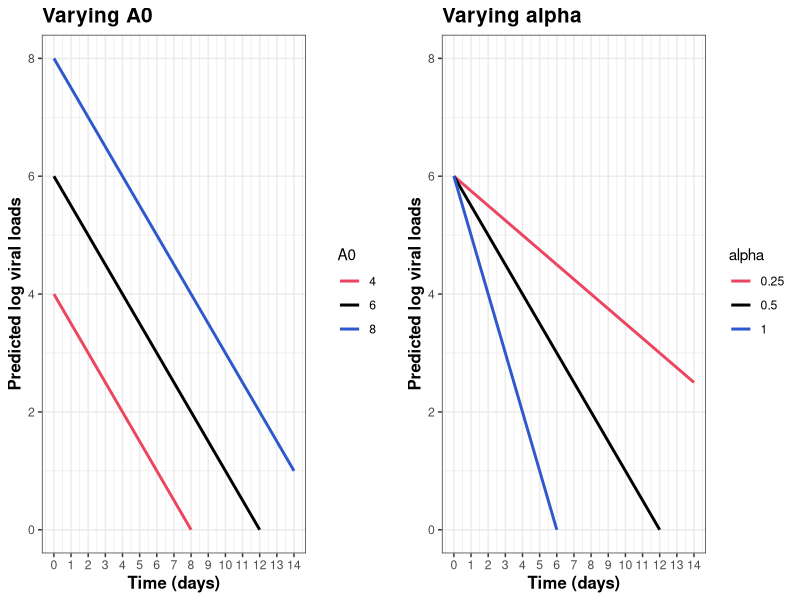
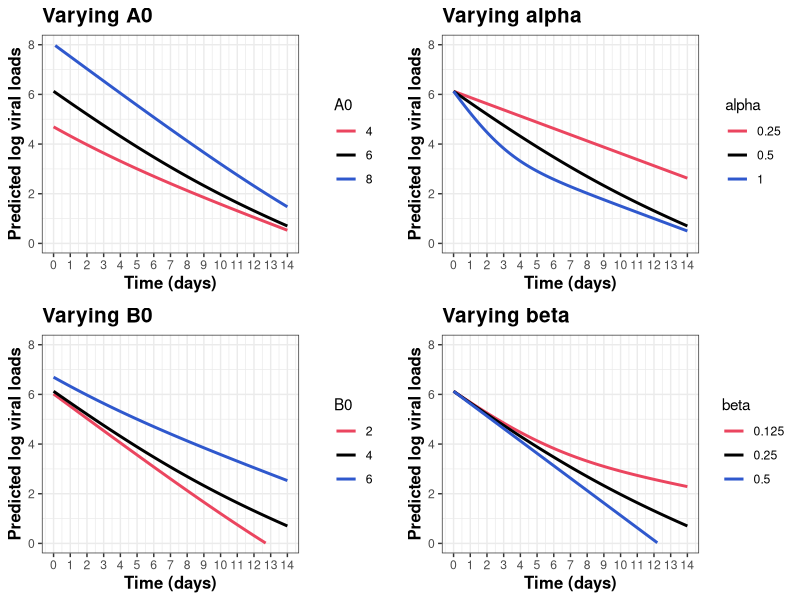
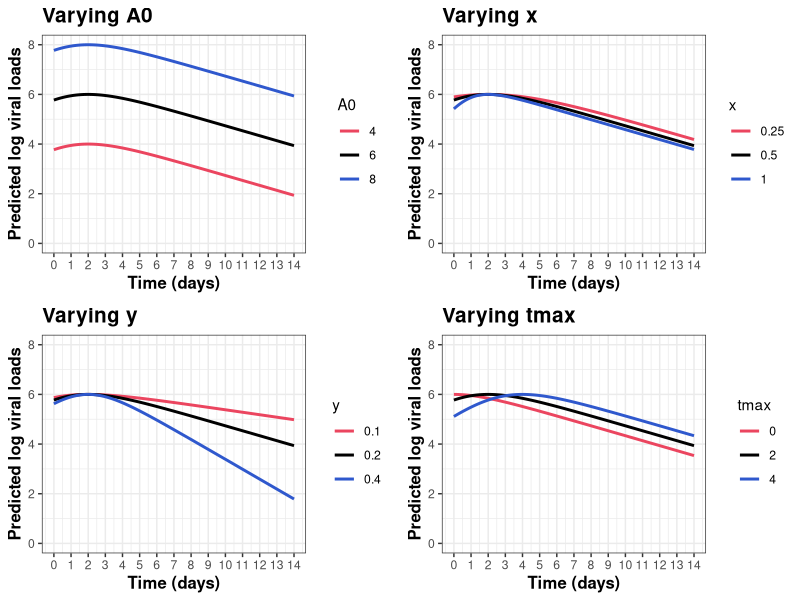
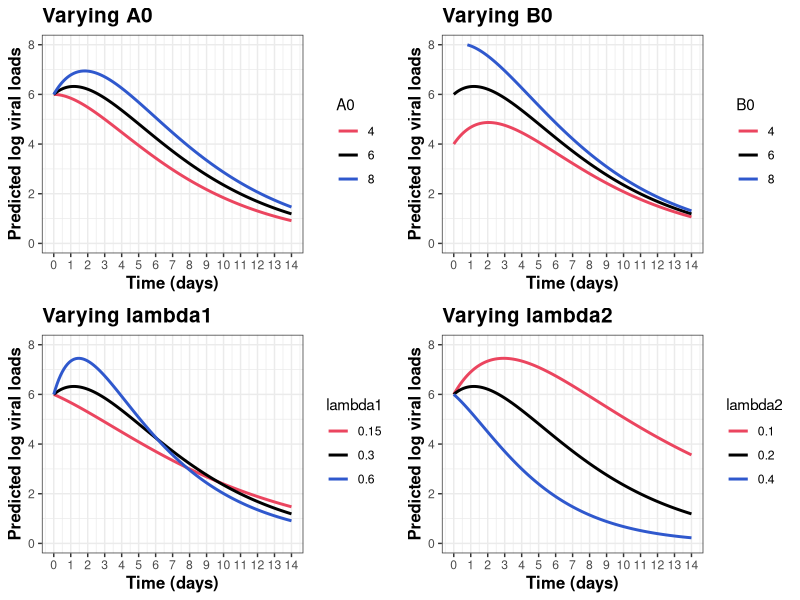

Source code (R) for these figures, in order:
## ---- chunk 1
#| echo: false 
#| cache: true 
knitr::opts_chunk$set(cache = T, cache.comments = FALSE,
                      echo= T, include = TRUE,dev = "pdf")
## ---- chunk 2
#| echo: false 
#| warning: false 

library(ggplot2)
library(ggpubr)

## ---- chunk 3
#| echo: false 
#| cache: true 
t <- seq(0,14,0.1)
## ---- chunk 4
#| echo: false 
#| cache: true

#Defining functions
vl_cal_m1 <- function(A0, alpha, t){
  vl_t <- A0 - alpha * t
  out <- data.frame(A0, alpha, t, vl_t)
  return(out)
}

#Parameter lists
A0 <- c(4,6,8)
alpha <- c(0.25, 0.5, 1)

params <- expand.grid(A0 = A0, alpha = alpha)

#Default parameters
A0_def <- 6
alpha_def <- 0.5
## ---- chunk 5
#| echo: false 
#| cache: true 
output_M1 <- NULL
for(i in 1:nrow(params)){
  out <- vl_cal_m1(params$A0[i], params$alpha[i], t)
  output_M1 <- rbind(output_M1, out)
}

#Checking parameter conditions
A0_check <- output_M1$A0 == A0_def
alpha_check <- output_M1$alpha == alpha_def
## ---- chunk 6
#| echo: false 
#| cache: true 
#| warning: false 
G1 <- ggplot(output_M1[alpha_check ,], 
             aes(x = t, y = vl_t, col = as.factor(A0))) + 
  geom_line(linewidth = 1) +
  theme_bw() +
  xlab("Time (days)") +
  ylab("Predicted log viral loads") +
  scale_color_manual(values = c("#EB455F", "black", "#2F58CD"), name = "A0") +
  ylim(0,8) +
  ggtitle("Varying A0") +
  theme(#legend.position = "bottom",
        axis.title = element_text(face = "bold", size = 12),
        plot.title = element_text(face = "bold", size = 15)) +
  scale_x_continuous(breaks = 0:14)
## ---- chunk 7
#| echo: false 
#| cache: true 
#| warning: false 
G2 <- ggplot(output_M1[A0_check ,], aes(x = t, y = vl_t, col = as.factor(alpha))) +
  geom_line(linewidth = 1) +
  theme_bw() +
  xlab("Time (days)") +
  ylab("Predicted log viral loads") +
  scale_color_manual(values = c("#EB455F", "black", "#2F58CD"), name = "alpha") +
  ylim(0,8) +
  ggtitle("Varying alpha") +
  theme(#legend.position = "bottom",
        axis.title = element_text(face = "bold", size = 12),
        plot.title = element_text(face = "bold", size = 15)) +
  scale_x_continuous(breaks = 0:14)
## ---- chunk 8
#| echo: false 
#| cache: true 
#| warning: false 
#| fig-width: 8
#| fig-height: 3
#| height: auto
#| label: fig-loglinear
#| fig-cap: "Predicted viral load dynamics from Model 1: Log-linear decay model. Black lines represent viral load predictions using identical parameter set across all panels."
Mod1_combined <- ggarrange(G1, G2, ncol = 2, nrow = 1, align = "hv")
Mod1_combined

# Exporting
#pdf("Plots/Explore_non_linear.pdf", width = 8, height = 6)
#Mod1_combined
#dev.off()
## ---- chunk 9
#| echo: false 
#| cache: true

#Defining functions
vl_cal_m2 <- function(A0, alpha, B0, beta, t){
  vl_t <- log(exp(A0-(alpha*t)) + exp(B0-(beta*t)))
  out <- data.frame(A0, alpha, B0, beta, t, vl_t)
  return(out)
}

#Parameter lists
A0 <- c(4,6,8)
alpha <- c(0.25, 0.5, 1)
B0 <- c(2,4,6)
beta <- c(0.125, 0.25, 0.5)

params <- expand.grid(A0 = A0, alpha = alpha, B0 = B0, beta = beta)

#Default parameters
A0_def <- 6
alpha_def <- 0.5
B0_def <- 4
beta_def <- 0.25
## ---- chunk 10
#| echo: false 
#| cache: true 
output_M2 <- NULL
for(i in 1:nrow(params)){
  out <- vl_cal_m2(params$A0[i], params$alpha[i], params$B0[i], params$beta[i], t)
  output_M2 <- rbind(output_M2, out)
}

#Checking parameter conditions
A0_check <- output_M2$A0 == A0_def
alpha_check <- output_M2$alpha == alpha_def
B0_check <- output_M2$B0 == B0_def
beta_check <- output_M2$beta == beta_def
## ---- chunk 11
#| echo: false 
#| cache: true 
#| warning: false 
G1 <- ggplot(output_M2[alpha_check & B0_check & beta_check ,], 
             aes(x = t, y = vl_t, col = as.factor(A0))) + 
  geom_line(linewidth = 1) +
  theme_bw() +
  xlab("Time (days)") +
  ylab("Predicted log viral loads") +
  scale_color_manual(values = c("#EB455F", "black", "#2F58CD"), name = "A0") +
  ylim(0,8) +
  ggtitle("Varying A0") +
  theme(#legend.position = "bottom",
        axis.title = element_text(face = "bold", size = 12),
        plot.title = element_text(face = "bold", size = 15)) +
  scale_x_continuous(breaks = 0:14)
## ---- chunk 12
#| echo: false 
#| cache: true 
#| warning: false 
G2 <- ggplot(output_M2[A0_check & B0_check & beta_check ,], 
             aes(x = t, y = vl_t, col = as.factor(alpha))) + 
  geom_line(linewidth = 1) +
  theme_bw() +
  xlab("Time (days)") +
  ylab("Predicted log viral loads") +
  scale_color_manual(values = c("#EB455F", "black", "#2F58CD"), name = "alpha") +
  ylim(0,8) +
  ggtitle("Varying alpha") +
  theme(#legend.position = "bottom",
        axis.title = element_text(face = "bold", size = 12),
        plot.title = element_text(face = "bold", size = 15)) +
  scale_x_continuous(breaks = 0:14)
## ---- chunk 13
#| echo: false 
#| cache: true 
#| warning: false 
G3 <- ggplot(output_M2[A0_check & alpha_check & beta_check ,], 
             aes(x = t, y = vl_t, col = as.factor(B0))) + 
  geom_line(linewidth = 1) +
  theme_bw() +
  xlab("Time (days)") +
  ylab("Predicted log viral loads") +
  scale_color_manual(values = c("#EB455F", "black", "#2F58CD"), name = "B0") +
  ylim(0,8) +
  ggtitle("Varying B0") +
  theme(#legend.position = "bottom",
        axis.title = element_text(face = "bold", size = 12),
        plot.title = element_text(face = "bold", size = 15)) +
  scale_x_continuous(breaks = 0:14)
## ---- chunk 14
#| echo: false 
#| cache: true 
#| warning: false 
G4 <- ggplot(output_M2[A0_check & alpha_check & B0_check ,], 
             aes(x = t, y = vl_t, col = as.factor(beta))) + 
  geom_line(linewidth = 1) +
  theme_bw() +
  xlab("Time (days)") +
  ylab("Predicted log viral loads") +
  scale_color_manual(values = c("#EB455F", "black", "#2F58CD"), name = "beta") +
  ylim(0,8) +
  ggtitle("Varying beta") +
  theme(#legend.position = "bottom",
        axis.title = element_text(face = "bold", size = 12),
        plot.title = element_text(face = "bold", size = 15)) +
  scale_x_continuous(breaks = 0:14)
## ---- chunk 15
#| echo: false 
#| cache: true 
#| warning: false 
#| fig-width: 8
#| fig-height: 5
#| height: auto
#| label: fig-biexpo
#| fig-cap: "Predicted viral load dynamics from Model 2: Bi-exponential model. Black lines represent viral load predictions using identical parameter set across all panels."
Mod2_combined <- ggarrange(G1, G2, G3, G4, ncol = 2, nrow = 2, align = "hv")
Mod2_combined

# Exporting
#pdf("Plots/Explore_non_linear.pdf", width = 8, height = 6)
#Mod1_combined
#dev.off()
## ---- chunk 16
#| echo: false 
#| cache: true 

#Defining functions
vl_cal_m1 <- function(A0, x, y, tmax, t){
  vl_t <- A0 + log((x+y)/((y*exp(-x*(t-tmax))) + (x*exp(y*(t-tmax)))))
  out <- data.frame(A0, x, y, tmax, t, vl_t)
  return(out)
}

#Parameter lists
A0 <- c(4,6,8)
x <- c(0.25, 0.5, 1)
y <- c(0.1, 0.2, 0.4)
tmax <- c(0,2,4)

params <- expand.grid(A0 = A0, x = x, y = y, tmax = tmax)

#Default parameters
A0_def <- 6
x_def <- 0.5
y_def <- 0.2
tmax_def <- 2
## ---- chunk 17
#| echo: false 
#| cache: true 
output_M1 <- NULL
for(i in 1:nrow(params)){
  out <- vl_cal_m1(params$A0[i], params$x[i], params$y[i], params$tmax[i], t)
  output_M1 <- rbind(output_M1, out)
}

#Checking parameter conditions
A0_check <- output_M1$A0 == A0_def
x_check <- output_M1$x == x_def
y_check <- output_M1$y == y_def
tmax_check <- output_M1$tmax == tmax_def
## ---- chunk 18
#| echo: false 
#| cache: true 
dataA0 <- output_M1[(x_check & y_check & tmax_check) ,]
G1 <- ggplot(dataA0, aes(x = t, y = vl_t, col = as.factor(A0))) + 
  geom_line(linewidth = 1) +
  theme_bw() +
  xlab("Time (days)") +
  ylab("Predicted log viral loads") +
  scale_color_manual(values = c("#EB455F", "black", "#2F58CD"), name = "A0") +
  ylim(0,8) +
  ggtitle("Varying A0") +
  theme(#legend.position = "bottom",
        axis.title = element_text(face = "bold", size = 12),
        plot.title = element_text(face = "bold", size = 15)) +
  scale_x_continuous(breaks = 0:14)
## ---- chunk 19
#| echo: false 
#| cache: true 
datax <- output_M1[(A0_check & y_check & tmax_check) ,]

G2 <-ggplot(datax, aes(x = t, y = vl_t, col = as.factor(x))) + 
  geom_line(linewidth = 1) +
  theme_bw() +
  xlab("Time (days)") +
  ylab("Predicted log viral loads") +
  scale_color_manual(values = c("#EB455F", "black", "#2F58CD"), name = "x") +
  ylim(0,8) +
  ggtitle("Varying x") +
  theme(#legend.position = "bottom",
        axis.title = element_text(face = "bold", size = 12),
        plot.title = element_text(face = "bold", size = 15)) +
  scale_x_continuous(breaks = 0:14)
## ---- chunk 20
#| echo: false 
#| cache: true 
datay <- output_M1[(A0_check & x_check & tmax_check) ,]

G3 <- ggplot(datay, aes(x = t, y = vl_t, col = as.factor(y))) + 
  geom_line(linewidth = 1) +
  theme_bw() +
  xlab("Time (days)") +
  ylab("Predicted log viral loads") +
  scale_color_manual(values = c("#EB455F", "black", "#2F58CD"), name = "y") +
  ylim(0,8) +
  ggtitle("Varying y") +
  theme(#legend.position = "bottom",
        axis.title = element_text(face = "bold", size = 12),
        plot.title = element_text(face = "bold", size = 15)) +
  scale_x_continuous(breaks = 0:14)
## ---- chunk 21
#| echo: false 
#| cache: true 
datatmax <- output_M1[(A0_check & x_check & y_check) ,]

G4 <- ggplot(datatmax, aes(x = t, y = vl_t, col = as.factor(tmax))) + 
  geom_line(linewidth = 1) +
  theme_bw() +
  xlab("Time (days)") +
  ylab("Predicted log viral loads") +
  scale_color_manual(values = c("#EB455F", "black", "#2F58CD"), name = "tmax") +
  ylim(0,8) +
  ggtitle("Varying tmax") +
  theme(#legend.position = "bottom",
        axis.title = element_text(face = "bold", size = 12),
        plot.title = element_text(face = "bold", size = 15)) +
  scale_x_continuous(breaks = 0:14)
## ---- chunk 22
#| echo: false 
#| cache: true 
#| fig-width: 8
#| fig-height: 5
#| height: auto
#| label: fig-updown
#| fig-cap: "Predicted viral load dynamics from Model 3: Up-and-down model. Black lines represent viral load predictions using identical parameter set across all panels."
Mod3_combined <- ggarrange(G1, G2, G3, G4, ncol = 2, nrow = 2, align = "hv")
Mod3_combined

# Exporting
#pdf("Plots/Explore_non_linear.pdf", width = 8, height = 6)
#Mod1_combined
#dev.off()
## ---- chunk 23
#| echo: false 
#| cache: true

#Defining functions
vl_cal_m4 <- function(A0, B0, lambda1, lambda2, t){
  vl_t <-   ((lambda1/(lambda2-lambda1)) * A0 * (exp(-lambda1 * t) - exp(-lambda2 * t))) + (B0 * (exp(-lambda2 * t)))
  out <- data.frame(A0, B0, lambda1, lambda2, t, vl_t)
  return(out)
}

#Parameter lists
A0 <- c(4,6,8)
B0 <- c(4, 6, 8)
lambda2 <- c(0.1, 0.2, 0.4)
lambda1 <- c(0.15, 0.3, 0.6)

params <- expand.grid(A0 = A0, B0 = B0, lambda1 = lambda1, lambda2 = lambda2)

#Default parameters
A0_def <- 6
B0_def <- 6
lambda1_def <- 0.3
lambda2_def <- 0.2
## ---- chunk 24
#| echo: false 
#| cache: true 
output_M4 <- NULL
for(i in 1:nrow(params)){
  out <- vl_cal_m4(params$A0[i], params$B0[i], params$lambda1[i], params$lambda2[i], t)
  output_M4 <- rbind(output_M4, out)
}

#Checking parameter conditions
A0_check <- output_M4$A0 == A0_def
B0_check <- output_M4$B0 == B0_def
lambda1_check <- output_M4$lambda1 == lambda1_def
lambda2_check <- output_M4$lambda2 == lambda2_def
## ---- chunk 25
#| echo: false 
#| cache: true 
#| warning: false 
G1 <- ggplot(output_M4[B0_check & lambda1_check & lambda2_check ,], 
             aes(x = t, y = vl_t, col = as.factor(A0))) + 
  geom_line(linewidth = 1) +
  theme_bw() +
  xlab("Time (days)") +
  ylab("Predicted log viral loads") +
  scale_color_manual(values = c("#EB455F", "black", "#2F58CD"), name = "A0") +
  ylim(0,8) +
  ggtitle("Varying A0") +
  theme(#legend.position = "bottom",
        axis.title = element_text(face = "bold", size = 12),
        plot.title = element_text(face = "bold", size = 15)) +
  scale_x_continuous(breaks = 0:14)
## ---- chunk 26
#| echo: false 
#| cache: true 
#| warning: false 
G2 <- ggplot(output_M4[A0_check & lambda1_check & lambda2_check ,], 
             aes(x = t, y = vl_t, col = as.factor(B0))) + 
  geom_line(linewidth = 1) +
  theme_bw() +
  xlab("Time (days)") +
  ylab("Predicted log viral loads") +
  scale_color_manual(values = c("#EB455F", "black", "#2F58CD"), name = "B0") +
  ylim(0,8) +
  ggtitle("Varying B0") +
  theme(#legend.position = "bottom",
        axis.title = element_text(face = "bold", size = 12),
        plot.title = element_text(face = "bold", size = 15)) +
  scale_x_continuous(breaks = 0:14)
## ---- chunk 27
#| echo: false 
#| cache: true 
#| warning: false 
G3 <- ggplot(output_M4[A0_check & B0_check & lambda2_check ,], 
             aes(x = t, y = vl_t, col = as.factor(lambda1))) + 
  geom_line(linewidth = 1) +
  theme_bw() +
  xlab("Time (days)") +
  ylab("Predicted log viral loads") +
  scale_color_manual(values = c("#EB455F", "black", "#2F58CD"), name = "lambda1") +
  ylim(0,8) +
  ggtitle("Varying lambda1") +
  theme(#legend.position = "bottom",
        axis.title = element_text(face = "bold", size = 12),
        plot.title = element_text(face = "bold", size = 15)) +
  scale_x_continuous(breaks = 0:14)
## ---- chunk 28
#| echo: false 
#| cache: true 
#| warning: false 
G4 <- ggplot(output_M4[A0_check & B0_check & lambda1_check ,], 
             aes(x = t, y = vl_t, col = as.factor(lambda2))) + 
  geom_line(linewidth = 1) +
  theme_bw() +
  xlab("Time (days)") +
  ylab("Predicted log viral loads") +
  scale_color_manual(values = c("#EB455F", "black", "#2F58CD"), name = "lambda2") +
  ylim(0,8) +
  ggtitle("Varying lambda2") +
  theme(#legend.position = "bottom",
        axis.title = element_text(face = "bold", size = 12),
        plot.title = element_text(face = "bold", size = 15)) +
  scale_x_continuous(breaks = 0:14)
## ---- chunk 29
#| echo: false 
#| cache: true 
#| fig-width: 8
#| fig-height: 5
#| height: auto
#| label: fig-twocmpt
#| fig-cap: "Predicted viral load dynamics from Model 4: two-comparment kinetics model. Black lines represent viral load predictions using identical parameter set across all panels."
Mod4_combined <- ggarrange(G1, G2, G3, G4, ncol = 2, nrow = 2, align = "hv")
Mod4_combined

# Exporting
#pdf("Plots/Explore_non_linear.pdf", width = 8, height = 6)
#Mod1_combined
#dev.off()
